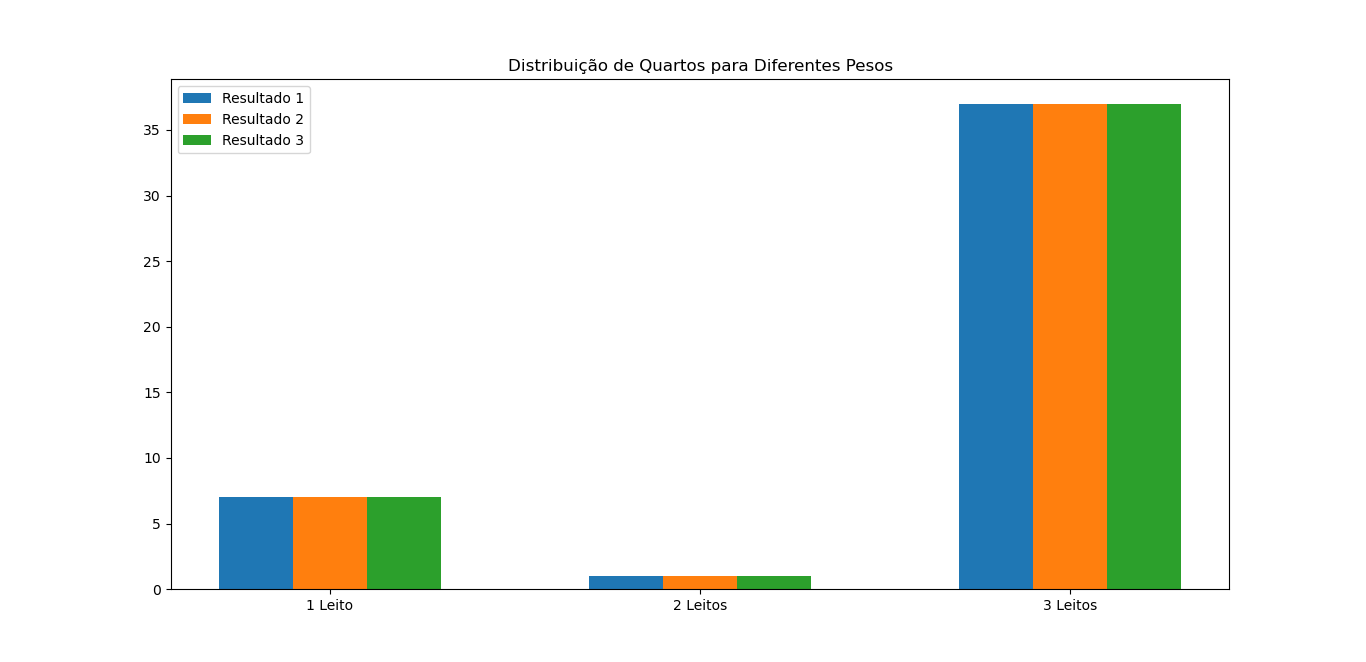

Here is the Python script that generated this plot:
from mip import Model, xsum, MINIMIZE, INTEGER
import matplotlib.pyplot as plt

# Função para modelar a otimização multiobjetivo
def otimizar(peso_mao_obra, peso_arrecadacao, peso_leitos, peso_espaco):
    # Criação do modelo
    m = Model(sense=MINIMIZE)

    # Variáveis de decisão
    x1 = m.add_var(var_type=INTEGER, name='x1')  # Quartos com 1 leito
    x2 = m.add_var(var_type=INTEGER, name='x2')  # Quartos com 2 leitos
    x3 = m.add_var(var_type=INTEGER, name='x3')  # Quartos com 3 leitos

    # Funções objetivos

    # 1. Minimizar o esforço da mão de obra
    mao_obra = x1 + 0.8 * x2 + 0.8 * x3

    # 2. Maximizar a arrecadação (minimizando a inversa)
    arrecadacao = x1 + 0.5 * x2 + 0.33 * x3

    # 3. Maximizar o número de leitos (minimizando a inversa)
    leitos = -(x1 + 2 * x2 + 3 * x3)

    # 4. Minimizar o espaço necessário para a nova ala
    espaco = 10 * x1 + 14 * x2 + 17 * x3

    # Função objetivo agregada
    m.objective = peso_mao_obra * mao_obra + peso_arrecadacao * arrecadacao + peso_leitos * leitos + peso_espaco * espaco

    # Restrições
    m += x1 + x2 + x3 <= 70  # Total de quartos
    m += x1 + 2 * x2 + 3 * x3 >= 120  # Total de leitos
    m += 0.15 * (x1 + x2 + x3) <= x1  # Percentual de quartos com 1 leito
    m += x1 <= 0.30 * (x1 + x2 + x3)  # Percentual de quartos com 1 leito

    # Resolvendo o modelo
    m.optimize()

    # Extraindo resultados
    x1_value = x1.x
    x2_value = x2.x
    x3_value = x3.x

    # Resultados
    return {
        'quartos_1_leito': x1_value,
        'quartos_2_leitos': x2_value,
        'quartos_3_leitos': x3_value,
        'esforco_mao_obra': mao_obra.x,
        'arrecadacao': arrecadacao.x,
        'leitos': leitos.x,
        'espaco': espaco.x
    }

# Exemplos de otimização com diferentes pesos
resultados_1 = otimizar(peso_mao_obra=1, peso_arrecadacao=1, peso_leitos=1, peso_espaco=1)
resultados_2 = otimizar(peso_mao_obra=1, peso_arrecadacao=2, peso_leitos=1, peso_espaco=1)
resultados_3 = otimizar(peso_mao_obra=1, peso_arrecadacao=1, peso_leitos=2, peso_espaco=1)

# Exibindo resultados de cada otimização
print("Resultado 1 (Pesos iguais):")
print(resultados_1)
print("\nResultado 2 (Maior peso para arrecadação):")
print(resultados_2)
print("\nResultado 3 (Maior peso para número de leitos):")
print(resultados_3)

# Gráfico comparativo
labels = ['1 Leito', '2 Leitos', '3 Leitos']
valores_1 = [resultados_1['quartos_1_leito'], resultados_1['quartos_2_leitos'], resultados_1['quartos_3_leitos']]
valores_2 = [resultados_2['quartos_1_leito'], resultados_2['quartos_2_leitos'], resultados_2['quartos_3_leitos']]
valores_3 = [resultados_3['quartos_1_leito'], resultados_3['quartos_2_leitos'], resultados_3['quartos_3_leitos']]

# Plotando
x = range(len(labels))
fig, ax = plt.subplots(figsize=(8, 5))
ax.bar(x, valores_1, width=0.2, label='Resultado 1', align='center')
ax.bar([p + 0.2 for p in x], valores_2, width=0.2, label='Resultado 2', align='center')
ax.bar([p + 0.4 for p in x], valores_3, width=0.2, label='Resultado 3', align='center')

ax.set_xticks([p + 0.2 for p in x])
ax.set_xticklabels(labels)
ax.set_title('Distribuição de Quartos para Diferentes Pesos')
ax.legend()

plt.show()
